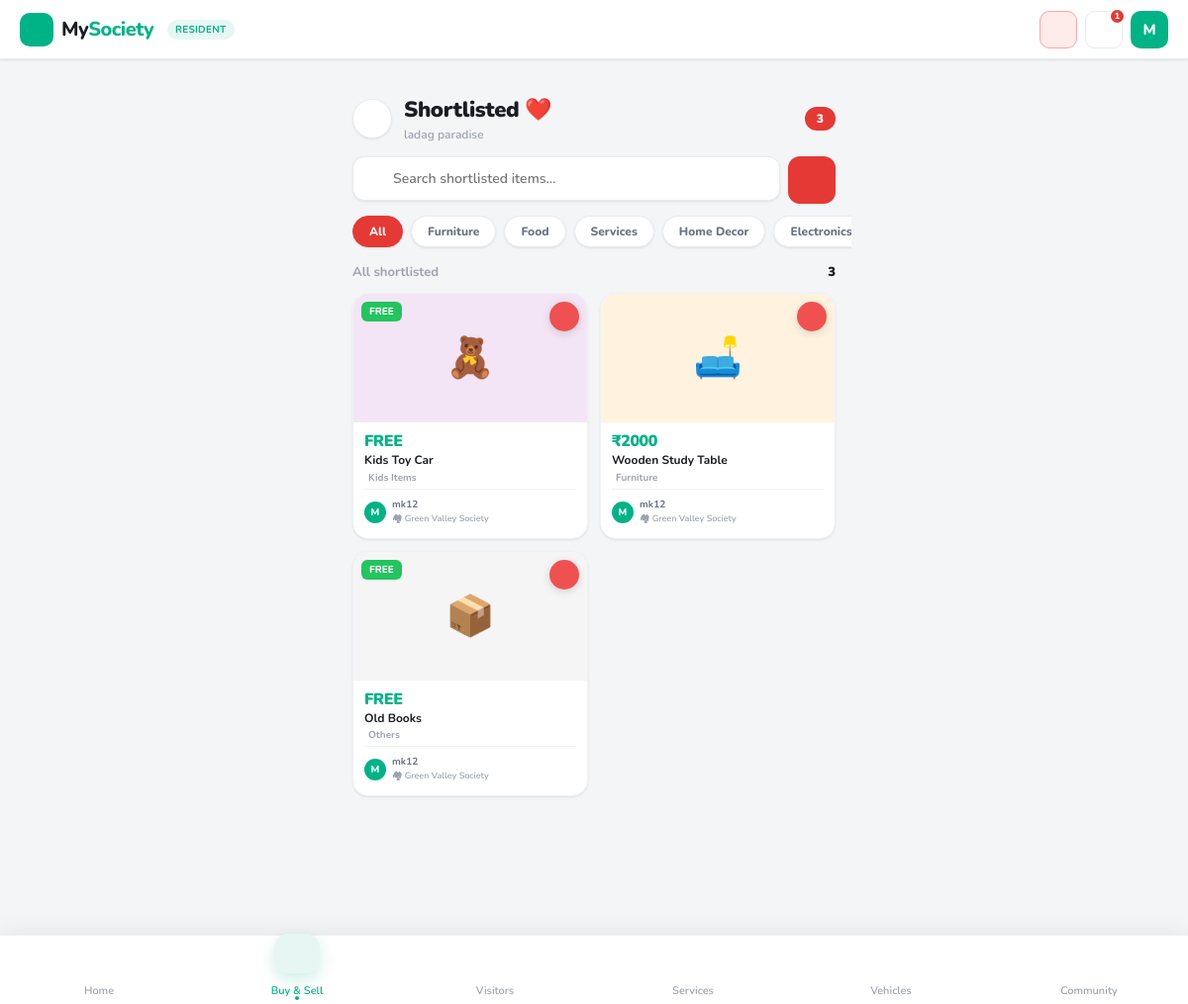
Page /marketplace/shortlists/ (signed in) on the committed database.
### core/models.py (models this page shows, shortened)
class UserProfile(models.Model):
    ROLE_CHOICES = (
        ('resident', 'Resident'),
        ('guard', 'Guard'),
        ('guard_admin', 'Guard Admin'),
        ('society_admin', 'Society Admin'),
        ('admin', 'Super Admin'),
        ('service_provider', 'Service Provider'),
    )
    STATUS_CHOICES = (
        ('pending', 'Pending'),
        ('approved', 'Approved'),
        ('rejected', 'Rejected'),
    )
    user = models.OneToOneField(User, on_delete=models.CASCADE)
    role = models.CharField(
        max_length=20,
        choices=ROLE_CHOICES
    )
    society = models.ForeignKey(
        Society,
        on_delete=models.SET_NULL,
        null=True,
        blank=True
    )
    apartment = models.ForeignKey(
        Apartment,
        on_delete=models.SET_NULL,
        null=True,
        blank=True
    )
    phone = models.CharField(max_length=15)
    address = models.TextField(blank=True)
    photo       = models.ImageField(upload_to='profiles/photos/',   null=True, blank=True)
    cover_photo = models.ImageField(upload_to='profiles/covers/',   null=True, blank=True)
    work        = models.CharField(max_length=200, blank=True)
    hometown    = models.CharField(max_length=200, blank=True)
    interests   = models.CharField(max_length=500, blank=True,
                                   help_text="Comma-separated list, e.g. Music, Travel, Cricket")
    status = models.CharField(
        max_length=20,
        choices=STATUS_CHOICES,
        default='pending'
    )
    class Meta:
        indexes = [
            models.Index(fields=["role", "status"]),
        ]

class Society(models.Model):
    name = models.CharField(max_length=150)
    address = models.TextField()
    city = models.CharField(max_length=100)
    state = models.CharField(max_length=100)
    society_code = models.CharField(
        max_length=10,
        unique=True,
        editable=False
    )
    created_by = models.ForeignKey(
        User,
        on_delete=models.CASCADE,
        related_name="created_societies"
    )
    is_active = models.BooleanField(default=True)
    created_at = models.DateTimeField(auto_now_add=True)

class MarketplaceCategory(models.Model):
    name       = models.CharField(max_length=80)
    slug       = models.SlugField(unique=True)
    icon       = models.CharField(max_length=80, default='mdi:tag-outline',
                                  help_text="Iconify icon name e.g. mdi:sofa-outline")
    icon_color = models.CharField(max_length=20, default='#616161')
    bg_color   = models.CharField(max_length=20, default='#f5f5f5')
    emoji      = models.CharField(max_length=4, blank=True,
                                  help_text="Fallback emoji for placeholder images")
    order      = models.PositiveSmallIntegerField(default=0)
    is_active  = models.BooleanField(default=True)
    class Meta:
        ordering = ['order', 'name']

class Shortlist(models.Model):
    user    = models.ForeignKey(User,    on_delete=models.CASCADE, related_name='shortlists')
    listing = models.ForeignKey(Listing, on_delete=models.CASCADE, related_name='shortlisted_by')
    created_at = models.DateTimeField(auto_now_add=True)
    class Meta:
        unique_together = ['user', 'listing']
        ordering = ['-created_at']

class Listing(models.Model):
    CATEGORY_CHOICES = [
        ('furniture',   'Furniture'),
        ('food',        'Food'),
        ('services',    'Services'),
        ('home-decor',  'Home Decor'),
        ('electronics', 'Electronics'),
        ('vehicles',    'Vehicles'),
        ('kids-items',  'Kids Items'),
        ('others',      'Others'),
    ]
    STATUS_CHOICES = [
        ('active',   'Active'),
        ('sold',     'Sold'),
        ('inactive', 'Inactive'),
    ]
    society  = models.ForeignKey('Society',   on_delete=models.CASCADE, related_name='listings')
    seller   = models.ForeignKey(User,        on_delete=models.CASCADE, related_name='listings')
    apartment = models.ForeignKey('Apartment', on_delete=models.SET_NULL, null=True, blank=True, related_name='listings')
    category      = models.CharField(max_length=30, choices=CATEGORY_CHOICES, db_index=True)
    title         = models.CharField(max_length=200)
    description   = models.TextField(blank=True)
    price         = models.DecimalField(max_digits=10, decimal_places=2, default=0)
    is_free       = models.BooleanField(default=False)
    is_negotiable = models.BooleanField(default=False)
    contact_number = models.CharField(max_length=15, blank=True)
    image  = models.ImageField(upload_to='marketplace/', null=True, blank=True)
    status = models.CharField(max_length=20, choices=STATUS_CHOICES, default='active', db_index=True)
    views_count     = models.PositiveIntegerField(default=0)
    shortlist_count = models.PositiveIntegerField(default=0)
    created_at = models.DateTimeField(auto_now_add=True)
    updated_at = models.DateTimeField(auto_now=True)
    class Meta:
        ordering = ['-created_at']
        indexes  = [
            models.Index(fields=['society', 'status']),
            models.Index(fields=['category', 'status']),
        ]
    @property
    def category_emoji(self):
        emojis = {
            'furniture':   '🛋️',
            'food':        '🍱',
            'services':    '🔧',
            'home-decor':  '🪴',
            'electronics': '💻',
            'vehicles':    '🚗',
            'kids-items':  '🧸',
            'others':      '📦',
        }
        return emojis.get(self.category, '📦')

### core/views.py (the view)
# urls.py: path('marketplace/shortlists/',        views.my_shortlists,             name='my_shortlists'),
@login_required(login_url='login')
def my_shortlists(request):
    from .models import Shortlist
    _profile, user_society, _apt = _get_user_profile(request.user)
    q        = request.GET.get('q', '').strip()
    category = request.GET.get('category', '')
    shortlists = (
        Shortlist.objects
        .filter(user=request.user)
        .select_related('listing__seller', 'listing__society')
        .order_by('-created_at')
    )
    if q:
        shortlists = shortlists.filter(
            Q(listing__title__icontains=q) | Q(listing__description__icontains=q)
        )
    if category:
        shortlists = shortlists.filter(listing__category=category)
    context = {
        'shortlists':       shortlists,
        'society_name':     user_society.name if user_society else 'Your Society',
        'search_query':     q,
        'current_category': category,
        'categories':       _build_categories(),
        'shortlist_count':  Shortlist.objects.filter(user=request.user).count(),
    }
    return render(request, 'my_shortlists.html', context)

### core/context_processors.py (called while the page is built, shortened)
def base_context(request):
    if not request.user.is_authenticated:
        return {}
    profile = getattr(request.user, "userprofile", None)
    return {
        "current_user": request.user,
        "current_role": profile.role if profile else None,
        "notification_count": Notification.objects.filter(
            user=request.user,
            is_read=False
        ).count(),
    }

def global_context(request):
    if not request.user.is_authenticated:
        return {
            "notification_count": 0,
            "current_user": None,
            "current_role": None,
        }
    user = request.user
    profile = getattr(user, "userprofile", None)
    unread_chat = ChatMessage.objects.filter(
        receiver=user,
        is_read=False
    ).count()
    unread_notifications = Notification.objects.filter(
        user=user,
        is_read=False
    ).count()
    return {
        "current_user": user,
        "current_role": profile.role if profile else None,
        "notification_count": unread_chat + unread_notifications,
    }

def guard_notification_count(request):
    return {"guard_notification_count": 0}

def notification_count(request):
    if not request.user.is_authenticated:
        return {'notification_count': 0}
    try:
        unread_chat = ChatMessage.objects.filter(
            receiver=request.user,
            is_read=False
        ).count()
        unread_notif = Notification.objects.filter(
            user=request.user,
            is_read=False
        ).count()
        total = unread_chat + unread_notif
    except Exception:
        total = 0
    return {'notification_count': total}

### core/views.py (called while the page is built)
def _get_user_profile(user):
    try:
        from .models import UserProfile
        profile   = UserProfile.objects.select_related('society', 'apartment').get(user=user)
        society   = profile.society
        apartment = profile.apartment
        if not society and apartment:
            society = getattr(apartment, 'society', None)
        return profile, society, apartment
    except Exception:
        return None, None, None

### templates/my_shortlists.html (shortened to what this page needs)
{% extends "base.html" %}
{% block nav_marketplace %}active{% endblock %}
{% block content %}
<div class="sl-page">
  <div class="sl-topbar">
    <a href="{% url 'marketplace' %}" class="back-btn" aria-label="Back">
    </a>
    <div class="sl-topbar-title" style="flex:1;">
      <h2>Shortlisted ❤️</h2>
      <p>{{ society_name }}</p>
    </div>
    {% if shortlist_count %}
    <div class="sl-count-badge">{{ shortlist_count }}</div>
    {% endif %}
  </div>
  <form method="get" id="searchForm" class="sl-search">
    <div class="sl-search-wrap">
      <input type="text" name="q" value="{{ search_query }}"
             placeholder="Search shortlisted items…"
             oninput="debounceSearch(this)">
    </div>
    <button type="button" class="sl-filter-btn" onclick="openModal('filterModal')" aria-label="Filter">
    </button>
  </form>
  <div class="cat-pills">
    <a class="cat-pill {% if not current_category %}active{% endif %}"
       href="?q={{ search_query }}">All</a>
    {% for cat in categories %}
    <a class="cat-pill {% if current_category == cat.slug %}active{% endif %}"
       href="?category={{ cat.slug }}&q={{ search_query }}">{{ cat.name }}</a>
    {% endfor %}
  </div>
  <div class="count-strip">
    <span class="count-label">
      {% if search_query %}Results for "{{ search_query }}"
      {% elif current_category %}{{ current_category|title }} items
      {% else %}All shortlisted{% endif %}
    </span>
    <span class="count-num" id="countNum">{{ shortlists|length }}</span>
  </div>
  {% if shortlists %}
  <div class="sl-grid" id="shortlistGrid">
    {% for sl in shortlists %}
    {% with item=sl.listing %}
    <div class="sl-card" id="slcard-{{ item.id }}" onclick="openDetailModal({{ item.id }})">
      <div class="lc-img">
        {% if item.image %}
          <img src="{{ item.image.url }}" alt="{{ item.title }}">
        {% else %}
          <div class="lc-placeholder"
               style="background:{% if item.category == 'furniture' %}#fff3e0{% elif item.category == 'food' %}#e8f5e9{% elif item.category == 'services' %}#e3f2fd{% elif item.category == 'home-decor' %}#fce4ec{% elif item.category == 'electronics' %}#ede7f6{% elif item.category == 'vehicles' %}#e0f7fa{% elif item.category == 'kids-items' %}#f3e5f5{% else %}#f5f5f5{% endif %};">
            {{ item.category_emoji }}
          </div>
        {% endif %}
        {% if item.is_free or item.price == 0 %}
          <div class="lc-badge-free">FREE</div>
        {% elif item.status == 'sold' %}
          <div class="lc-badge-sold">SOLD</div>
        {% endif %}
        <button class="sl-remove-btn" data-lid="{{ item.id }}"
                onclick="event.stopPropagation(); removeShortlist(this, {{ item.id }});"
                title="Remove from shortlist">
        </button>
      </div>
      <div class="lc-body">
        <div class="lc-price">
          {% if item.is_free or item.price == 0 %}FREE
          {% else %}₹{{ item.price|floatformat:0 }}{% endif %}
        </div>
        <div class="lc-title">{{ item.title }}</div>
        <div class="lc-meta">
          {{ item.get_category_display }}
        </div>
        <div class="lc-seller">
          <div class="lc-seller-av">{{ item.seller.username|slice:":1"|upper }}</div>
          <div>
            <div class="lc-seller-name">{{ item.seller.get_full_name|default:item.seller.username }}</div>
            {% if item.society %}
            <div class="lc-society">🏘 {{ item.society.name }}</div>
            {% endif %}
          </div>
        </div>
      </div>
    </div>
    {% endwith %}
    {% endfor %}
  </div>
  {% endif %}
</div>
{% endblock %}

### templates/base.html (shortened to what this page needs)
<!DOCTYPE html>
<html lang="en">
<head>
</head>
<body>
    <header class="header">
        <div class="header-content">
            <a href="" class="logo">
                <div class="logo-icon">
                </div>
                <span class="logo-text">My<span>Society</span></span>
                {% if current_role %}
                <span class="role-badge">{{ current_role }}</span>
                {% endif %}
            </a>
            <div class="header-actions">
                <div class="sos-btn" title="Emergency SOS" onclick="sendSOS()">
                    <span class="iconify" data-icon="mdi:alarm-light-outline"></span>
                </div>
                <a href="{% url 'resident_notifications' %}" class="hdr-btn" title="Notifications">
                    <span class="iconify" data-icon="mdi:bell-outline"></span>
                    {% if notification_count > 0 %}
                    <div class="notif-badge">{{ notification_count }}</div>
                    {% endif %}
                </a>
                <a href="{% url 'profile' %}" class="avatar-btn" title="My Profile">
                    {{ current_user.username|slice:":1"|upper }}
                </a>
            </div>
        </div>
    </header>
    <main class="main-content">
        {% block content %}{% endblock %}
    </main>
    <nav class="bottom-nav">
        {% if current_role == "resident" %}
            <a href="{% url 'resident_dashboard' %}"
               class="nav-item {% block nav_home %}{% endblock %}">
                <div class="nav-icon">
                    <span class="iconify" data-icon="mdi:home-variant-outline"></span>
                </div>
                <span>Home</span>
            </a>
            <a href="{% url 'marketplace' %}"
            class="nav-item {% block nav_marketplace %}{% endblock %}">
                <div class="nav-icon">
                    <span class="iconify" data-icon="mdi:storefront-outline"></span>
                </div>
                <span>Buy &amp; Sell</span>
            </a>
            <a href="{% url 'resident_visitors' %}"
               class="nav-item {% block nav_visitors %}{% endblock %}">
                <div class="nav-icon">
                    <span class="iconify" data-icon="mdi:account-multiple-outline"></span>
                </div>
                <span>Visitors</span>
            </a>
            <a href="{% url 'resident_services' %}"
               class="nav-item {% block nav_services %}{% endblock %}">
                <div class="nav-icon">
                    <span class="iconify" data-icon="mdi:wrench-outline"></span>
                </div>
                <span>Services</span>
            </a>
            <a href="{% url 'resident_vehicles' %}"
               class="nav-item {% block nav_vehicles %}{% endblock %}">
                <div class="nav-icon">
                    <span class="iconify" data-icon="mdi:car-outline"></span>
                </div>
                <span>Vehicles</span>
            </a>
            <a href="{% url 'resident_notices' %}"
               class="nav-item {% block nav_community %}{% endblock %}">
                <div class="nav-icon">
                    <span class="iconify" data-icon="mdi:bulletin-board"></span>
                </div>
                <span>Community</span>
            </a>
        {% endif %}
    </nav>
</body>
</html>

### rows in the picture
UserProfile: role "RESIDENT"
Society: name "ladag paradise"
MarketplaceCategory: name "Furniture"
MarketplaceCategory: name "Food"
MarketplaceCategory: name "Services"
MarketplaceCategory: name "Home Decor"
MarketplaceCategory: name "Electronics"
Shortlist: listing.category_emoji "🧸", shows "FREE", listing "Kids Toy Car", listing.category "Kids Items", listing.seller.username "M", listing.seller.get_full_name "mk12", listing.society.name "Green Valley Society"
Shortlist: listing.category_emoji "🛋️", listing.price "2000", listing "Wooden Study Table", listing.category "Furniture", listing.seller.username "M", listing.seller.get_full_name "mk12", listing.society.name "Green Valley Society"
Shortlist: listing.category_emoji "📦", shows "FREE", listing "Old Books", listing.category "Others", listing.seller.username "M", listing.seller.get_full_name "mk12", listing.society.name "Green Valley Society"

### other values in the picture
{{ notification_count }} "1"
{{ current_user.username|slice:":1"|upper }} "M"
{{ shortlist_count }} "3"
{{ shortlists|length }} "3"
